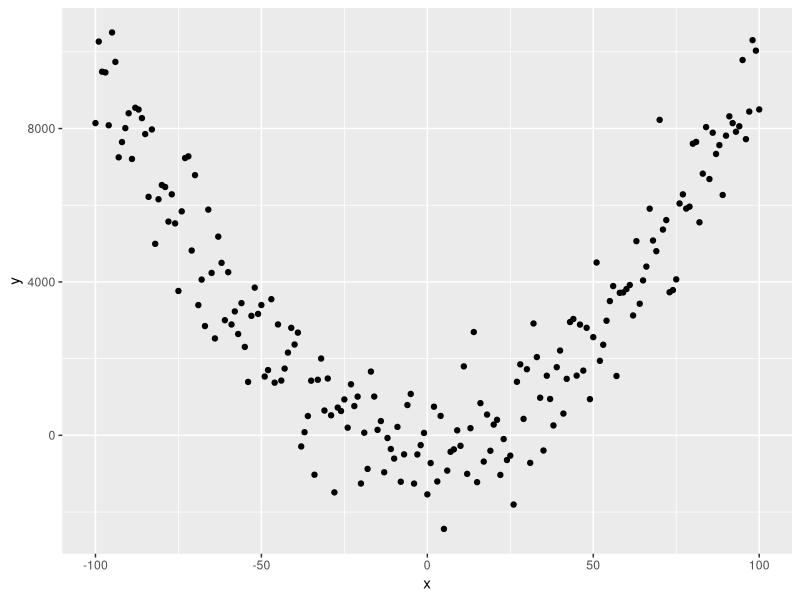

Write the R code that produced this figure.
## ---- chunk 1
library(tidyverse)
## ---- chunk 2
# set x range
x <- -100:100
# define y without error
y_det <- 0.01+x^2
# add some random variation
y <- y_det+rnorm(length(x),0,1000)

# create dataframe and plot
df <- data.frame(x, y)
ggplot(df, aes(x = x, y = y))+
  geom_point()
